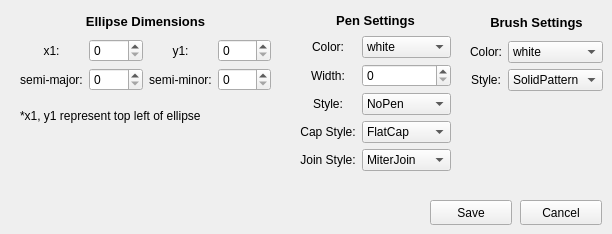
          <widget class="QWidget" name="editEllipse">
           <widget class="QWidget" name="layoutWidget_67">
            <property name="geometry">
             <rect>
              <x>20</x>
              <y>10</y>
              <width>251</width>
              <height>81</height>
             </rect>
            </property>
            <layout class="QGridLayout" name="editEllipseDimensions">
             <item row="1" column="0">
              <widget class="QLabel" name="label_47">
               <property name="text">
                <string>x1:</string>
               </property>
               <property name="alignment">
                <set>Qt::AlignCenter</set>
               </property>
              </widget>
             </item>
             <item row="1" column="1">
              <widget class="QSpinBox" name="editEllipsex1">
               <property name="maximum">
                <number>1000</number>
               </property>
              </widget>
             </item>
             <item row="2" column="3">
              <widget class="QSpinBox" name="editEllipseb">
               <property name="maximum">
                <number>500</number>
               </property>
              </widget>
             </item>
             <item row="1" column="2">
              <widget class="QLabel" name="label_48">
               <property name="text">
                <string>y1:</string>
               </property>
               <property name="alignment">
                <set>Qt::AlignCenter</set>
               </property>
              </widget>
             </item>
             <item row="1" column="3">
              <widget class="QSpinBox" name="editEllipsey1">
               <property name="maximum">
                <number>500</number>
               </property>
              </widget>
             </item>
             <item row="2" column="0">
              <widget class="QLabel" name="label_49">
               <property name="text">
                <string>semi-major:</string>
               </property>
               <property name="alignment">
                <set>Qt::AlignCenter</set>
               </property>
              </widget>
             </item>
             <item row="2" column="2">
              <widget class="QLabel" name="label_50">
               <property name="text">
                <string>semi-minor:</string>
               </property>
               <property name="alignment">
                <set>Qt::AlignCenter</set>
               </property>
              </widget>
             </item>
             <item row="2" column="1">
              <widget class="QSpinBox" name="editEllipsea">
               <property name="alignment">
                <set>Qt::AlignLeading|Qt::AlignLeft|Qt::AlignVCenter</set>
               </property>
               <property name="maximum">
                <number>1000</number>
               </property>
              </widget>
             </item>
             <item row="0" column="0" colspan="4">
              <widget class="QLabel" name="label_51">
               <property name="font">
                <font>
                 <pointsize>10</pointsize>
                 <weight>75</weight>
                 <bold>true</bold>
                </font>
               </property>
               <property name="text">
                <string>Ellipse Dimensions</string>
               </property>
               <property name="alignment">
                <set>Qt::AlignCenter</set>
               </property>
              </widget>
             </item>
            </layout>
           </widget>
           <widget class="QLabel" name="label_61">
            <property name="geometry">
             <rect>
              <x>20</x>
              <y>100</y>
              <width>241</width>
              <height>31</height>
             </rect>
            </property>
            <property name="text">
             <string>*x1, y1 represent top left of ellipse</string>
            </property>
           </widget>
           <widget class="QPushButton" name="editEllipseCancel">
            <property name="geometry">
             <rect>
              <x>520</x>
              <y>200</y>
              <width>82</width>
              <height>25</height>
             </rect>
            </property>
            <property name="text">
             <string>Cancel</string>
            </property>
           </widget>
           <widget class="QPushButton" name="editEllipseSave">
            <property name="geometry">
             <rect>
              <x>430</x>
              <y>200</y>
              <width>82</width>
              <height>25</height>
             </rect>
            </property>
            <property name="text">
             <string>Save</string>
            </property>
           </widget>
           <widget class="QWidget" name="layoutWidget_68">
            <property name="geometry">
             <rect>
              <x>470</x>
              <y>10</y>
              <width>133</width>
              <height>81</height>
             </rect>
            </property>
            <layout class="QGridLayout" name="editEllipseBrushSettings">
             <item row="1" column="0">
              <widget class="QLabel" name="label_358">
               <property name="text">
                <string>Color:</string>
               </property>
               <property name="alignment">
                <set>Qt::AlignCenter</set>
               </property>
              </widget>
             </item>
             <item row="2" column="1">
              <widget class="QComboBox" name="editEllipseBrushStyle">
               <item>
                <property name="text">
                 <string>SolidPattern</string>
                </property>
               </item>
               <item>
                <property name="text">
                 <string>HorPattern</string>
                </property>
               </item>
               <item>
                <property name="text">
                 <string>VerPattern</string>
                </property>
               </item>
               <item>
                <property name="text">
                 <string>NoBrush</string>
                </property>
               </item>
              </widget>
             </item>
             <item row="1" column="1">
              <widget class="QComboBox" name="editEllipseBrushColor">
               <item>
                <property name="text">
                 <string>white</string>
                </property>
               </item>
               <item>
                <property name="text">
                 <string>black</string>
                </property>
               </item>
               <item>
                <property name="text">
                 <string>red</string>
                </property>
               </item>
               <item>
                <property name="text">
                 <string>green</string>
                </property>
               </item>
               <item>
                <property name="text">
                 <string>blue</string>
                </property>
               </item>
               <item>
                <property name="text">
                 <string>cyan</string>
                </property>
               </item>
               <item>
                <property name="text">
                 <string>magenta</string>
                </property>
               </item>
               <item>
                <property name="text">
                 <string>yellow</string>
                </property>
               </item>
               <item>
                <property name="text">
                 <string>gray</string>
                </property>
               </item>
              </widget>
             </item>
             <item row="2" column="0">
              <widget class="QLabel" name="label_359">
               <property name="text">
                <string>Style:</string>
               </property>
               <property name="alignment">
                <set>Qt::AlignCenter</set>
               </property>
              </widget>
             </item>
             <item row="0" column="0" colspan="2">
              <widget class="QLabel" name="label_360">
               <property name="font">
                <font>
                 <pointsize>10</pointsize>
                 <weight>75</weight>
                 <bold>true</bold>
                </font>
               </property>
               <property name="text">
                <string>Brush Settings</string>
               </property>
               <property name="alignment">
                <set>Qt::AlignCenter</set>
               </property>
              </widget>
             </item>
            </layout>
           </widget>
           <widget class="QWidget" name="layoutWidget_69">
            <property name="geometry">
             <rect>
              <x>300</x>
              <y>10</y>
              <width>151</width>
              <height>161</height>
             </rect>
            </property>
            <layout class="QGridLayout" name="editEllipsePenSettings">
             <item row="1" column="0">
              <widget class="QLabel" name="label_361">
               <property name="text">
                <string>Color:</string>
               </property>
               <property name="alignment">
                <set>Qt::AlignCenter</set>
               </property>
              </widget>
             </item>
             <item row="1" column="1">
              <widget class="QComboBox" name="editEllipsePenColor">
               <item>
                <property name="text">
                 <string>white</string>
                </property>
               </item>
               <item>
                <property name="text">
                 <string>black</string>
                </property>
               </item>
               <item>
                <property name="text">
                 <string>red</string>
                </property>
               </item>
               <item>
                <property name="text">
                 <string>green</string>
                </property>
               </item>
               <item>
                <property name="text">
                 <string>blue</string>
                </property>
               </item>
               <item>
                <property name="text">
                 <string>cyan</string>
                </property>
               </item>
               <item>
                <property name="text">
                 <string>magenta</string>
                </property>
               </item>
               <item>
                <property name="text">
                 <string>yellow</string>
                </property>
               </item>
               <item>
                <property name="text">
                 <string>gray</string>
                </property>
               </item>
              </widget>
             </item>
             <item row="2" column="1">
              <widget class="QSpinBox" name="editEllipsePenWidth">
               <property name="maximum">
                <number>20</number>
               </property>
              </widget>
             </item>
             <item row="2" column="0">
              <widget class="QLabel" name="label_362">
               <property name="text">
                <string>Width:</string>
               </property>
               <property name="alignment">
                <set>Qt::AlignCenter</set>
               </property>
              </widget>
             </item>
             <item row="3" column="0">
              <widget class="QLabel" name="label_363">
               <property name="text">
                <string>Style:</string>
               </property>
               <property name="alignment">
                <set>Qt::AlignCenter</set>
               </property>
              </widget>
             </item>
             <item row="4" column="1">
              <widget class="QComboBox" name="editEllipseCapStyle">
               <item>
                <property name="text">
                 <string>FlatCap</string>
                </property>
               </item>
               <item>
                <property name="text">
                 <string>SquareCap</string>
                </property>
               </item>
               <item>
                <property name="text">
                 <string>RoundCap</string>
                </property>
               </item>
              </widget>
             </item>
             <item row="5" column="0">
              <widget class="QLabel" name="label_364">
               <property name="text">
                <string>Join Style:</string>
               </property>
               <property name="alignment">
                <set>Qt::AlignCenter</set>
               </property>
              </widget>
             </item>
             <item row="4" column="0">
              <widget class="QLabel" name="label_365">
               <property name="text">
                <string>Cap Style:</string>
               </property>
               <property name="alignment">
                <set>Qt::AlignCenter</set>
               </property>
              </widget>
             </item>
             <item row="0" column="0" colspan="2">
              <widget class="QLabel" name="label_366">
               <property name="font">
                <font>
                 <pointsize>10</pointsize>
                 <weight>75</weight>
                 <bold>true</bold>
                </font>
               </property>
               <property name="text">
                <string>Pen Settings</string>
               </property>
               <property name="alignment">
                <set>Qt::AlignCenter</set>
               </property>
              </widget>
             </item>
             <item row="5" column="1">
              <widget class="QComboBox" name="editEllipseJoinStyle">
               <item>
                <property name="text">
                 <string>MiterJoin</string>
                </property>
               </item>
               <item>
                <property name="text">
                 <string>BevelJoin</string>
                </property>
               </item>
               <item>
                <property name="text">
                 <string>RoundJoin</string>
                </property>
               </item>
              </widget>
             </item>
             <item row="3" column="1">
              <widget class="QComboBox" name="editEllipsePenStyle">
               <item>
                <property name="text">
                 <string>NoPen</string>
                </property>
               </item>
               <item>
                <property name="text">
                 <string>SolidLine</string>
                </property>
               </item>
               <item>
                <property name="text">
                 <string>DashLine</string>
                </property>
               </item>
               <item>
                <property name="text">
                 <string>DotLine</string>
                </property>
               </item>
               <item>
                <property name="text">
                 <string>DashDotLine</string>
                </property>
               </item>
               <item>
                <property name="text">
                 <string>DashDotDotLine</string>
                </property>
               </item>
              </widget>
             </item>
            </layout>
           </widget>
          </widget>
